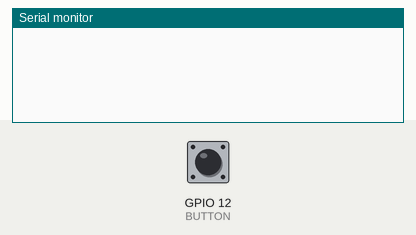
This program was run on a simulated ESP32. Shown: the last lines printed to the serial monitor. The test bench sets the inputs (shaded band); at power-on: GPIO 12 (BUTTON) HIGH.

Above: at 1.2 s.
1.3 s: GPIO 12 (BUTTON) pulled LOW for 0.15 s
At 2.3 s:
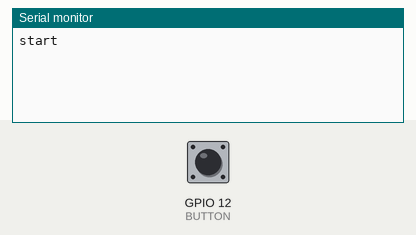
4.4 s: GPIO 12 (BUTTON) pulled LOW for 1 s
8.4 s: GPIO 12 (BUTTON) pulled LOW for 0.15 s
At 14.5 s:
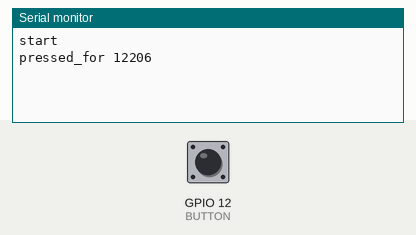

The program:

main.cpp
```cpp
#include <Arduino.h>
#include <WiFi.h>
#include <esp_now.h>
#include "driver/rtc_io.h"

#define BUTTON GPIO_NUM_12

enum e_side {SIDE_NONE, SIDE_A, SIDE_B};
enum e_action {ACTION_TAP, ACTION_LONG, ACTION_RESET};

typedef struct {
	e_side side;
	e_action action;
} t_transmission;

e_side side = SIDE_B;

uint8_t master_address[] = {0xC8, 0xC9, 0xA3, 0xD1, 0x3A, 0x58};
esp_now_peer_info_t peer;

uint32_t tick = 0;
uint32_t debounce = 0;
uint32_t pressed_for = 0;
bool is_pressed = false;
bool can_send = true;

// callback when data is sent
void on_data_sent(const uint8_t *mac_addr, esp_now_send_status_t status) {
	can_send = true;
}

void send(e_action action)
{
	t_transmission transmission = {side, action};

	can_send = false;
	esp_now_send(0, (uint8_t *) &transmission, sizeof(t_transmission));
}

void setup() {
	setCpuFrequencyMhz(80);

	Serial.begin(9600);

	rtc_gpio_deinit(BUTTON);

	pinMode(BUTTON, INPUT_PULLUP);

	WiFi.mode(WIFI_STA);

	if (esp_now_init() != ESP_OK)
	{
		Serial.println("Error initializing ESP-NOW");
		while(1);
	}

	esp_now_register_send_cb(on_data_sent);

	peer.channel = 0;
	peer.encrypt = false;
	memcpy(peer.peer_addr, master_address, 6);

	if (esp_now_add_peer(&peer) != ESP_OK)
	{
		Serial.println("Failed to add peer");
		while(1);
	}
}

void loop()
{
	if(is_pressed)
	{
		pressed_for++;
		debounce++;
		tick = 0;
	}

	uint8_t signal = !digitalRead(BUTTON);

	if(signal)
	{
		if(is_pressed == false)
			Serial.println("start");
		is_pressed = true;
		debounce = 0;
	}

	if(debounce >= 5000)
	{
		if(pressed_for > 1000 && pressed_for < 15000)
			send(ACTION_TAP);
		Serial.printf("pressed_for %d\n", pressed_for);
		is_pressed = false;
		pressed_for = 0;
		debounce = 0;
	}

	if(pressed_for == 50000)
		send(ACTION_LONG);
	else if(pressed_for == 100000)
		send(ACTION_RESET);


	// wait around 3 minutes to go to sleep. (100000 ticks equals roughly 3 seconds)
	if(tick == 100000 * 60)
	{
		Serial.println("deep_sleep");
		rtc_gpio_pullup_en(BUTTON);
		esp_sleep_enable_ext0_wakeup(BUTTON, LOW);
		esp_deep_sleep_start();
	}

	tick++;
}
```

Measured:
- after the input at 1.3 s, the serial monitor: prints a new line at once (image 1)
- after the input at 8.4 s, the serial monitor: prints a new line after 5.2 s (image 2)
